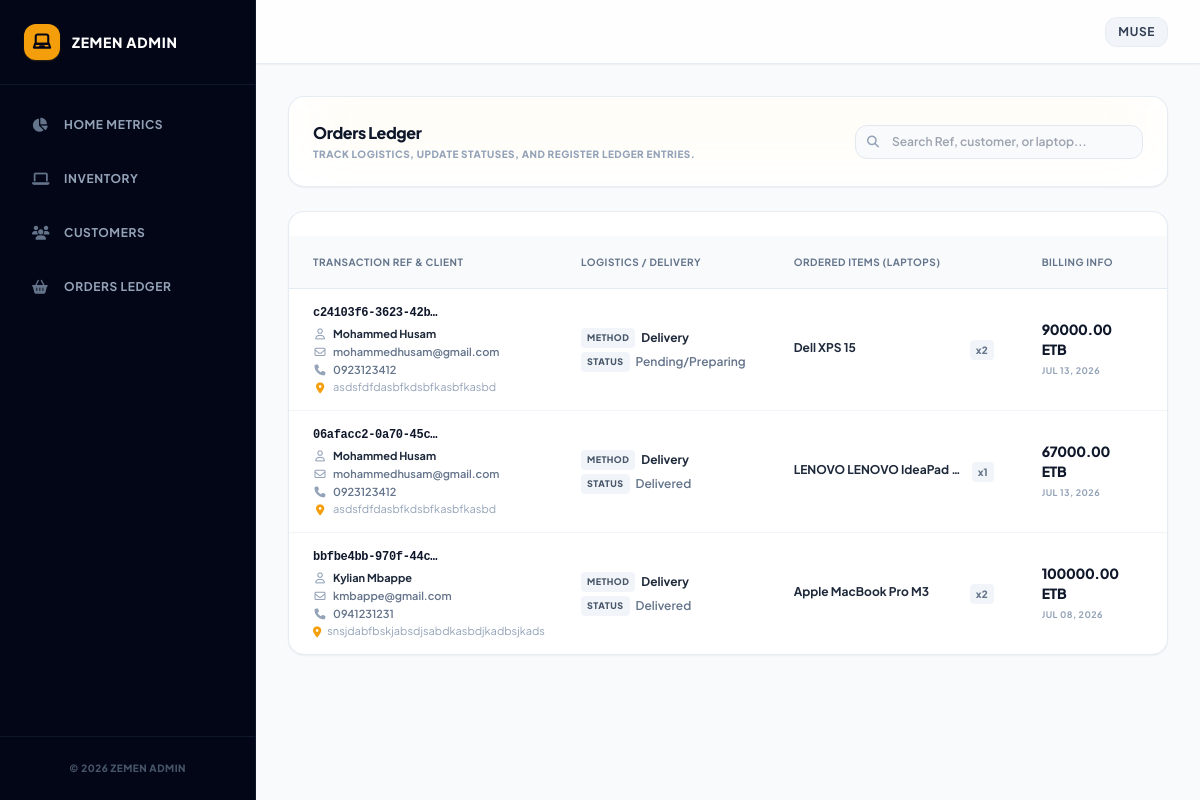
Screenshot of /dashboard/orders/ (signed in) with the database file from the repository.
### app2/models.py (models this page shows, shortened)
class Order(models.Model):
    STATUS_CHOICES = [
        ('pending', 'Pending'),
        ('completed', 'Completed'),
        ('failed', 'Failed'),
    ]
    DELIVERY_METHOD_CHOICES = [
        ('delivery', 'Delivery'),
        ('pickup', 'In-Store Pickup'),
    ]
    LOGISTICS_STATUS_CHOICES = [
        ('pending', 'Pending/Preparing'),
        ('dispatched', 'Dispatched / Out for Delivery'),
        ('delivered', 'Delivered'),
        ('ready_for_pickup', 'Ready for Collection'),
        ('picked_up', 'Picked Up / Collected'),
    ]
    customer = models.ForeignKey(Customer, on_delete=models.CASCADE, related_name='orders')
    tx_ref = models.CharField(max_length=100, unique=True, default=uuid.uuid4)
    total_amount = models.DecimalField(max_digits=12, decimal_places=2)
    payment_status = models.CharField(max_length=20, choices=STATUS_CHOICES, default='pending')
    delivery_method = models.CharField(max_length=20, choices=DELIVERY_METHOD_CHOICES, default='delivery')
    delivery_status = models.CharField(max_length=20, choices=LOGISTICS_STATUS_CHOICES, default='pending')
    receipt = models.FileField(
        upload_to=receipt_upload_path,
        blank=True,
        null=True
    )
    created_at = models.DateTimeField(auto_now_add=True)
    updated_at = models.DateTimeField(auto_now=True)

class OrderItem(models.Model):
    order = models.ForeignKey(Order, on_delete=models.CASCADE, related_name='items')
    laptop = models.ForeignKey(Laptop, on_delete=models.PROTECT)
    quantity = models.PositiveIntegerField(default=1)
    price = models.DecimalField(max_digits=10, decimal_places=2)

### myapp/models.py (models this page shows, shortened)
class Customer(models.Model):
    user = models.OneToOneField(
        settings.AUTH_USER_MODEL,
        on_delete=models.CASCADE,
        related_name='customer_profile'
    )
    full_name = models.CharField(max_length=255, blank=True, null=True)
    email = models.EmailField(unique=True, blank=True, null=True)
    address = models.TextField(blank=True, null=True)
    phone_number = models.CharField(max_length=15, blank=True, null=True)

class Laptop(models.Model):
    name = models.CharField(max_length=255)
    brand = models.CharField(max_length=100)
    description = models.TextField()
    ram = models.CharField(max_length=50)
    cpu = models.CharField(max_length=100)
    gpu = models.CharField(max_length=100, blank=True, null=True)
    os = models.CharField(max_length=100, null=True, blank=True)
    storage = models.CharField(max_length=100)
    screen_size = models.DecimalField(max_digits=4, decimal_places=1)
    image = models.ImageField(upload_to='media/')
    quantity = models.PositiveIntegerField(default=0)
    price = models.DecimalField(max_digits=10, decimal_places=2)
    created_at = models.DateTimeField(auto_now_add=True)
    updated_at = models.DateTimeField(auto_now=True)

### dashboard/views.py (the view, shortened to what this page needs)
# urls.py: path('orders/', order_manage_view, name='order_manage'),
@staff_member_required
def order_manage_view(request, pk=None):
    order_instance = get_object_or_404(Order, pk=pk) if pk else None
    q = request.GET.get('q', '')
    orders = Order.objects.select_related('customer__user').prefetch_related('items__laptop').all().order_by('-created_at')
    paginator = Paginator(orders, 10)
    page_number = request.GET.get('page')
    orders_page = paginator.get_page(page_number)
    if request.method == 'POST':
        if 'delete_order' in request.POST and order_instance:
            order_instance.delete()
            return redirect('order_manage')
        if 'save_order' in request.POST and order_instance:
            order_form = OrderForm(request.POST, instance=order_instance)
            if order_form.is_valid():
                order_form.save()
                return redirect('order_manage')
        else:
            order_form = OrderForm(instance=order_instance)
    else:
        order_form = OrderForm(instance=order_instance)
    return render(request, 'order_manage.html', {
        'orders': orders_page,
        'order_form': order_form,
        'selected_order': order_instance,
        'q': q,
    })

### dashboard/forms.py
class OrderForm(forms.ModelForm):
    class Meta:
        model = Order
        fields = [
            'delivery_method',
            'delivery_status',
            'payment_status'
        ]

### dashboard/templates/order_manage.html (shortened to what this page needs)
{% extends 'base_dashboard.html' %}
{% block dashboard_content %}
<div class="space-y-6 max-w-full px-2 sm:px-4 lg:px-0">
    <div class="flex flex-col md:flex-row gap-4 items-center justify-between p-4 sm:p-6 bg-white border border-slate-200/80 rounded-2xl shadow-sm relative overflow-hidden">
        <div class="absolute inset-x-6 top-0 h-12 bg-amber-400/5 blur-xl pointer-events-none"></div>
        <div class="relative z-10 w-full md:w-auto text-center md:text-left">
            <h1 class="text-base font-extrabold text-slate-900 tracking-tight">Orders Ledger</h1>
            <p class="text-[10px] font-extrabold uppercase tracking-wider text-slate-400 mt-0.5">Track logistics, update statuses, and register ledger entries.</p>
        </div>
        <div class="w-full md:w-auto relative z-10">
            <form method="GET" action="{% url 'order_manage' %}" class="relative flex items-center w-full md:w-72">
                <input type="text" name="q" value="{{ q }}" placeholder="Search Ref, customer, or laptop..." class="w-full pl-9 pr-4 py-2 text-xs font-semibold bg-slate-50 border border-slate-200 rounded-xl focus:outline-none focus:border-amber-500 transition-all text-slate-800" />
                <i class="fa-solid fa-magnifying-glass absolute left-3 text-slate-400 text-xs"></i>
            </form>
        </div>
    </div>
    <div class="rounded-2xl border border-slate-200/80 bg-white p-4 sm:p-6 shadow-sm overflow-hidden">
        <div class="hidden lg:block overflow-x-auto -mx-6 -mb-6">
            <table class="w-full text-left text-sm text-slate-600 min-w-[1050px]">
                <thead>
                    <tr class="bg-slate-50 border-b border-slate-200/80 text-slate-500 uppercase font-extrabold text-[10px] tracking-wider">
                        <th class="py-4 px-6">Transaction Ref & Client</th>
                        <th class="py-4 px-6">Logistics / Delivery</th>
                        <th class="py-4 px-6">Ordered Items (Laptops)</th>
                        <th class="py-4 px-6">Billing Info</th>
                        <th class="py-4 px-6">Status Badge</th>
                    </tr>
                </thead>
                <tbody class="divide-y divide-slate-100">
                    {% for order in orders %}
                    <tr class="hover:bg-slate-50/50 transition {% if selected_order and selected_order.id == order.id %} bg-amber-500/5 {% endif %}">
                        <td class="py-4 px-6">
                            <div class="space-y-1.5 max-w-[220px]">
                                <span class="block font-mono text-xs text-slate-900 font-extrabold tracking-tight" title="{{ order.tx_ref }}">
                                    {{ order.tx_ref|truncatechars:18 }}
                                </span>
                                <div class="space-y-1 text-[11px] text-slate-500 font-semibold leading-tight">
                                    <div class="flex items-center gap-1.5 text-slate-800 font-bold">
                                        <i class="fa-regular fa-user text-slate-400 w-3.5 text-center"></i>
                                        <span class="truncate">{{ order.customer.full_name|default:order.customer.user.username }}</span>
                                    </div>
                                    {% with customer_email=order.customer.email|default:order.customer.user.email %}
                                    {% if customer_email %}
                                    <div class="flex items-center gap-1.5 text-slate-500">
                                        <i class="fa-regular fa-envelope text-slate-400 w-3.5 text-center"></i>
                                        <span class="truncate" title="{{ customer_email }}">{{ customer_email }}</span>
                                    </div>
                                    {% endif %}
                                    {% endwith %}
                                    {% if order.customer.phone_number %}
                                    <div class="flex items-center gap-1.5 text-slate-500">
                                        <i class="fa-solid fa-phone text-slate-400 w-3.5 text-center"></i>
                                        <span>{{ order.customer.phone_number }}</span>
                                    </div>
                                    {% endif %}
                                    {% if order.customer.address %}
                                    <div class="flex items-start gap-1.5 text-slate-400 font-normal">
                                        <i class="fa-solid fa-location-dot text-amber-500 w-3.5 text-center mt-0.5"></i>
                                        <span class="whitespace-normal break-words" title="{{ order.customer.address }}">{{ order.customer.address }}</span>
                                    </div>
                                    {% endif %}
                                </div>
                            </div>
                        </td>
                        <td class="py-4 px-6 text-xs space-y-1">
                            <div class="flex items-center gap-1.5">
                                <span class="px-1.5 py-0.5 rounded bg-slate-100 text-slate-600 font-extrabold text-[9px] uppercase tracking-wider">Method</span>
                                <span class="font-bold text-slate-800">{{ order.get_delivery_method_display }}</span>
                            </div>
                            <div class="flex items-center gap-1.5">
                                <span class="px-1.5 py-0.5 rounded bg-slate-100 text-slate-600 font-extrabold text-[9px] uppercase tracking-wider">Status</span>
                                <span class="font-semibold text-slate-500">{{ order.get_delivery_status_display }}</span>
                            </div>
                        </td>
                        <td class="py-4 px-6">
                            <div class="space-y-1 max-w-[200px]">
                                {% for item in order.items.all %}
                                <div class="flex items-start justify-between gap-2 text-xs border-b border-slate-100 last:border-0 pb-1 last:pb-0">
                                    <span class="font-bold text-slate-800 truncate" title="{{ item.laptop.brand }} {{ item.laptop.name }}">
                                        {{ item.laptop.brand }} {{ item.laptop.name }}
                                    </span>
                                    <span class="text-slate-500 font-extrabold text-[10px] whitespace-nowrap bg-slate-100 px-1.5 py-0.5 rounded">x{{ item.quantity }}</span>
                                </div>
                                {% empty %}
                                <span class="text-[9px] text-slate-400 font-bold uppercase tracking-wider">No Items Attached</span>
                                {% endfor %}
                            </div>
                        </td>
                        <td class="py-4 px-6">
                            <span class="block font-extrabold text-slate-900 text-sm tracking-tight">{{ order.total_amount }} ETB</span>
                            <span class="block text-[9px] font-bold text-slate-400 uppercase tracking-wider mt-0.5">{{ order.created_at|date:"M d, Y" }}</span>
                        </td>
                        <td class="py-4 px-6">
                        </td>
                    </tr>
                    {% empty %}
                    <tr>
                        <td colspan="7" class="py-12 text-center text-xs font-bold uppercase tracking-wider text-slate-400">
                            No ledger transactions recorded yet.
                        </td>
                    </tr>
                    {% endfor %}
                </tbody>
            </table>
        </div>
    </div>
</div>
{% endblock dashboard_content %}

### dashboard/templates/base_dashboard.html (shortened to what this page needs)
<!DOCTYPE html>
<html lang="en" class="h-full">
<head>
    <script src="https://cdn.tailwindcss.com"></script>
    <link rel="stylesheet" href="https://cdnjs.cloudflare.com/ajax/libs/font-awesome/6.4.0/css/all.min.css">
</head>
<body class="bg-[#f8fafc] text-slate-800 antialiased overflow-x-hidden min-h-screen">
    <div class="grid grid-cols-1 lg:grid-cols-[16rem_1fr] w-full min-h-screen relative">
        <aside id="sidebar" class="fixed inset-y-0 left-0 w-64 bg-slate-950 text-slate-200 flex flex-col shrink-0 border-r border-slate-900 z-40 transform -translate-x-full lg:translate-x-0 lg:sticky lg:top-0 lg:h-screen transition-transform duration-300 ease-in-out">
            <div class="p-6 border-b border-slate-900 flex items-center justify-between lg:justify-start gap-3">
                <div class="flex items-center gap-3">
                    <div class="flex h-9 w-9 items-center justify-center rounded-xl bg-amber-500 text-slate-950 shadow-sm shadow-amber-500/20">
                    </div>
                    <span class="font-extrabold text-sm tracking-wider text-white">ZEMEN ADMIN</span>
                </div>
            </div>
            <nav class="flex-1 p-4 space-y-1.5 text-xs font-bold uppercase tracking-wider overflow-y-auto">
                <a href="{% url 'dashboard' %}" class="sidebar-link flex items-center gap-3 px-4 py-3.5 rounded-xl">
                    <i class="fa-solid fa-chart-pie w-5 sidebar-icon text-sm"></i>
                    <span>Home Metrics</span>
                </a>
                <a href="{% url 'laptop_manage' %}" class="sidebar-link flex items-center gap-3 px-4 py-3.5 rounded-xl">
                    <i class="fa-solid fa-laptop w-5 sidebar-icon text-sm"></i>
                    <span>Inventory</span>
                </a>
                <a href="{% url 'user_manage' %}" class="sidebar-link flex items-center gap-3 px-4 py-3.5 rounded-xl">
                    <i class="fa-solid fa-users w-5 sidebar-icon text-sm"></i>
                    <span>Customers</span>
                </a>
                <a href="{% url 'order_manage' %}" class="sidebar-link flex items-center gap-3 px-4 py-3.5 rounded-xl">
                    <i class="fa-solid fa-basket-shopping w-5 sidebar-icon text-sm"></i>
                    <span>Orders Ledger</span>
                </a>
            </nav>
            <div class="p-6 border-t border-slate-900 text-[10px] font-extrabold uppercase tracking-wider text-slate-600 text-center">
                &copy; 2026 Zemen Admin
            </div>
        </aside>
        <main class="flex flex-col min-w-0 w-full min-h-screen lg:col-start-2">
            <header class="bg-white/80 backdrop-blur-md border-b border-slate-200/80 h-16 flex items-center justify-between px-4 sm:px-8 sticky top-0 z-10 shadow-sm">
                <div class="flex items-center">
                    <span class="text-xs font-bold uppercase tracking-wider text-slate-700 bg-slate-100 border border-slate-200/60 px-3 py-1.5 rounded-xl">
                        {{ request.user.username }}
                    </span>
                </div>
            </header>
            <div class="p-4 sm:p-8 flex-1">
                {% block dashboard_content %}{% endblock dashboard_content %}
            </div>
        </main>
    </div>
</body>
</html>

### dashboard/templates/base_dashboard.html (style rules this page uses)
body { font-family: 'Plus Jakarta Sans', sans-serif; }
.sidebar-link { color: #94a3b8; transition: all 0.2s ease-in-out; }
.sidebar-link .sidebar-icon { color: #64748b; transition: all 0.2s ease-in-out; }

### rows the page displays
Order: tx_ref "c24103f6-3623-42b…", customer.full_name "Mohammed Husam", customer "mohammedhusam@gmail.com", customer.phone_number "0923123412", customer.address "asdsfdfdasbfkdsbfkasbfkasbd", delivery_method "Delivery", delivery_status "Pending/Preparing", total_amount "90000.00", created_at "JUL 13, 2026"
OrderItem: laptop.brand "Dell", laptop.name "XPS 15", quantity "2"
Order: tx_ref "06afacc2-0a70-45c…", customer.full_name "Mohammed Husam", customer "mohammedhusam@gmail.com", customer.phone_number "0923123412", customer.address "asdsfdfdasbfkdsbfkasbfkasbd", delivery_method "Delivery", delivery_status "Delivered", total_amount "67000.00", created_at "JUL 13, 2026"
OrderItem: laptop.brand "LENOVO", laptop.name "LENOVO IdeaPad…", quantity "1"
Order: tx_ref "bbfbe4bb-970f-44c…", customer.full_name "Kylian Mbappe", customer "kmbappe@gmail.com", customer.phone_number "0941231231", customer.address "snsjdabfbskjabsdjsabdkasbdjkadbsjkads", delivery_method "Delivery", delivery_status "Delivered", total_amount "100000.00", created_at "JUL 08, 2026"
OrderItem: laptop.brand "Apple", laptop.name "MacBook Pro M3", quantity "2"

### other values shown
{{ request.user.username }} "MUSE"
